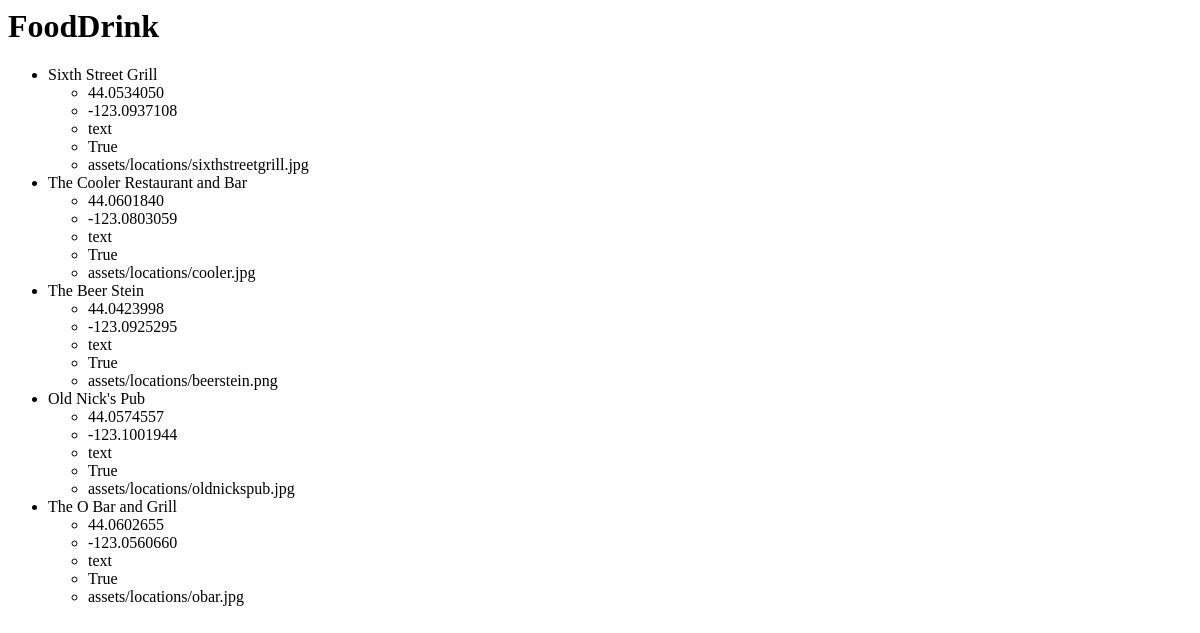
The page /dwtn/2/ on the database as committed earlier.
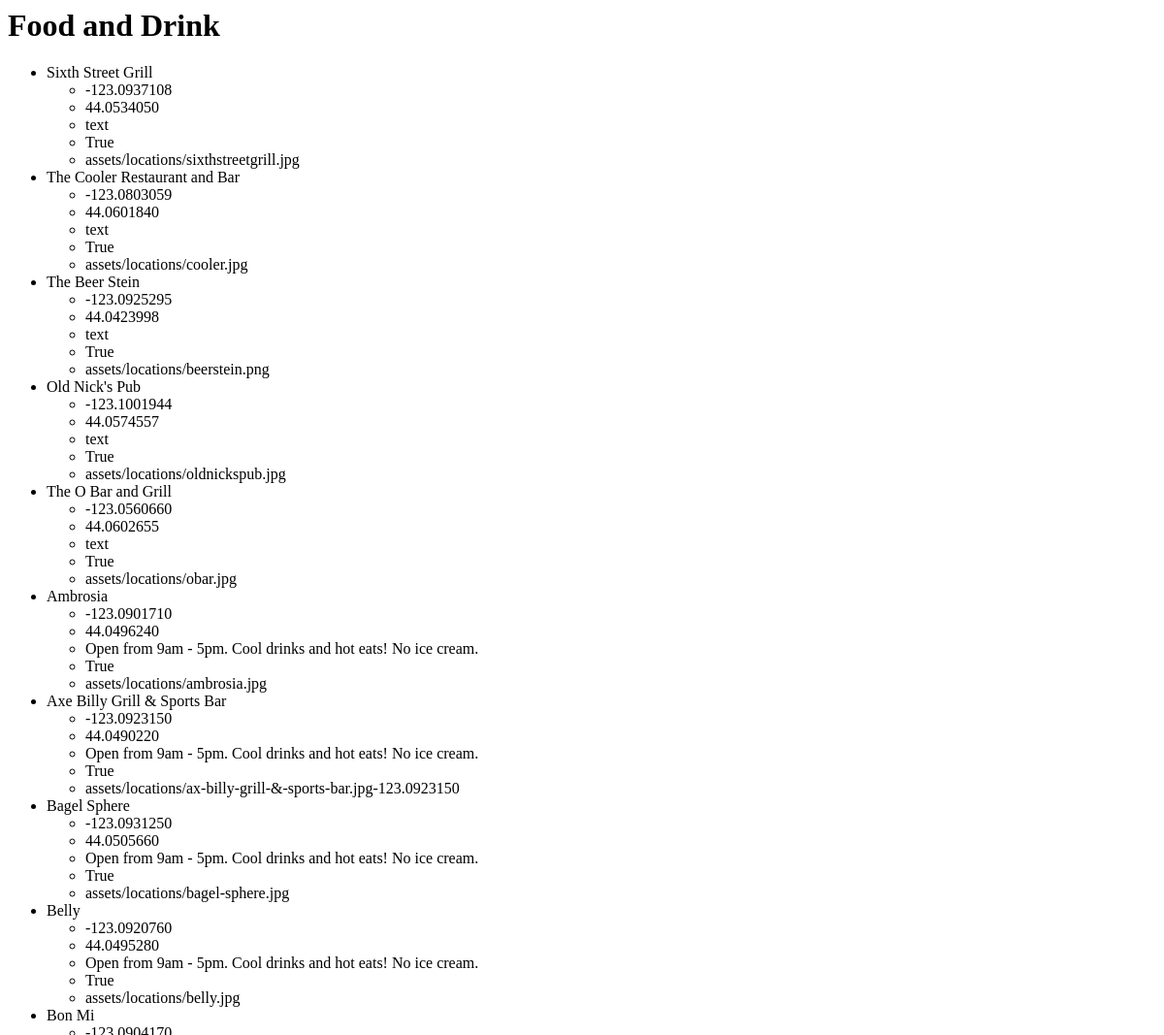
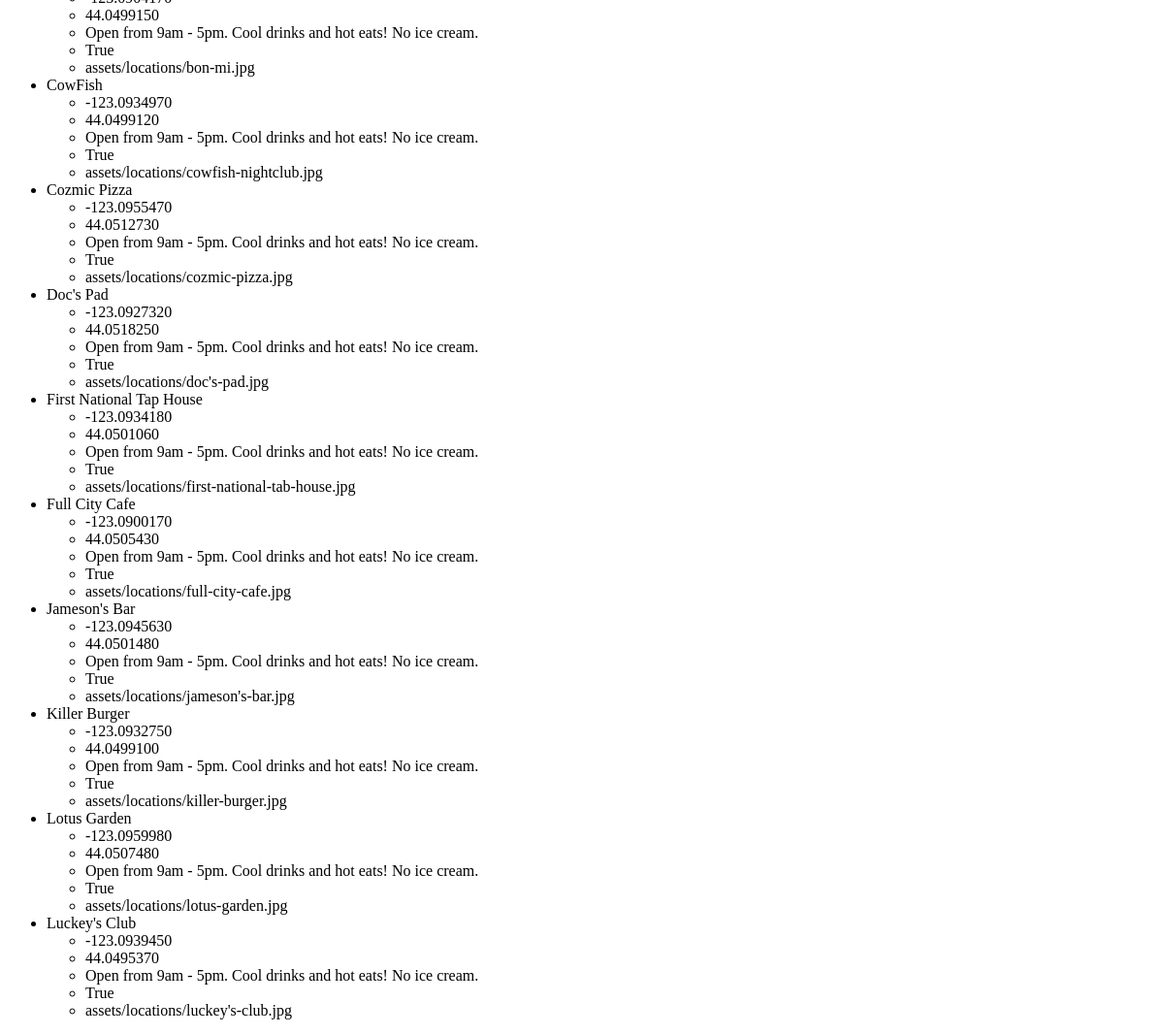
The same page on the database as committed later (2 pictures, top to bottom).
### dwtn/models.py (models this page shows, shortened)
class Category(models.Model):
    category_name = models.CharField(max_length=200)
    pin = models.CharField(max_length=200)
    color = models.CharField(max_length=8)

class Location(models.Model):
    location_name = models.CharField(max_length=200)
    lon = models.DecimalField(max_digits=10, decimal_places=7)      # excessive, eh?
    lat = models.DecimalField(max_digits=10, decimal_places=7)
    image = models.CharField(max_length=300)                        # possibly excessive too
    state = models.BooleanField()
    details = models.CharField(max_length=500)
    category = models.ForeignKey(Category, on_delete=models.CASCADE)   #what does the on_delete call do here?

### dwtn/views.py (the view)
# urls.py: url(r'^(?P<category_id>[0-9]+)/$', views.detail, name='detail'),
def detail(request, category_id):
    category = get_object_or_404(Category, pk=category_id)
    return render(request, 'dwtn/detail.html', {'category':category})

### dwtn/templates/dwtn/detail.html
<h1>{{category.category_name}}</h1>
<ul>
{% for location in category.location_set.all %}
    <li>{{ location.location_name }}</li>
    <ul>
        <li>{{ location.lon }}</li>
        <li>{{ location.lat }}</li>
        <li>{{ location.details }}</li>
        <li>{{ location.state }}</li>
        <li>{{ location.image }}</li>
    </ul>
{% endfor %}
</ul>

Rows that differ between the two databases and show on the page:
changed Category: category_name "FoodDrink" → "Food and Drink"
changed Location "Sixth Street Grill": lon "44.0534050" → "-123.0937108"; lat "-123.0937108" → "44.0534050"
changed Location "The Cooler Restaurant and Bar": lon "44.0601840" → "-123.0803059"; lat "-123.0803059" → "44.0601840"
changed Location "The Beer Stein": lon "44.0423998" → "-123.0925295"; lat "-123.0925295" → "44.0423998"
changed Location "Old Nick's Pub": lon "44.0574557" → "-123.1001944"; lat "-123.1001944" → "44.0574557"
changed Location "The O Bar and Grill": lon "44.0602655" → "-123.0560660"; lat "-123.0560660" → "44.0602655"
added Location: location_name "Ambrosia", lon "-123.0901710", lat "44.0496240", details "Open from 9am - 5pm. Cool drinks and hot eats! No ice cream.", state "True", image "assets/locations/ambrosia.jpg"
added Location: location_name "Axe Billy Grill & Sports Bar", lon "-123.0923150", lat "44.0490220", details "Open from 9am - 5pm. Cool drinks and hot eats! No ice cream.", state "True", image "assets/locations/ax-billy-grill-&-sports-bar.jpg-123.0923150"
added Location: location_name "Bagel Sphere", lon "-123.0931250", lat "44.0505660", details "Open from 9am - 5pm. Cool drinks and hot eats! No ice cream.", state "True", image "assets/locations/bagel-sphere.jpg"
added Location: location_name "Belly", lon "-123.0920760", lat "44.0495280", details "Open from 9am - 5pm. Cool drinks and hot eats! No ice cream.", state "True", image "assets/locations/belly.jpg"
added Location: location_name "Bon Mi", lon "-123.0904170", lat "44.0499150", details "Open from 9am - 5pm. Cool drinks and hot eats! No ice cream.", state "True", image "assets/locations/bon-mi.jpg"
added Location: location_name "CowFish", lon "-123.0934970", lat "44.0499120", details "Open from 9am - 5pm. Cool drinks and hot eats! No ice cream.", state "True", image "assets/locations/cowfish-nightclub.jpg"
added Location: location_name "Cozmic Pizza", lon "-123.0955470", lat "44.0512730", details "Open from 9am - 5pm. Cool drinks and hot eats! No ice cream.", state "True", image "assets/locations/cozmic-pizza.jpg"
added Location: location_name "Doc's Pad", lon "-123.0927320", lat "44.0518250", details "Open from 9am - 5pm. Cool drinks and hot eats! No ice cream.", state "True", image "assets/locations/doc's-pad.jpg"
added Location: location_name "First National Tap House", lon "-123.0934180", lat "44.0501060", details "Open from 9am - 5pm. Cool drinks and hot eats! No ice cream.", state "True", image "assets/locations/first-national-tab-house.jpg"
added Location: location_name "Full City Cafe", lon "-123.0900170", lat "44.0505430", details "Open from 9am - 5pm. Cool drinks and hot eats! No ice cream.", state "True", image "assets/locations/full-city-cafe.jpg"
added Location: location_name "Jameson's Bar", lon "-123.0945630", lat "44.0501480", details "Open from 9am - 5pm. Cool drinks and hot eats! No ice cream.", state "True", image "assets/locations/jameson's-bar.jpg"
added Location: location_name "Killer Burger", lon "-123.0932750", lat "44.0499100", details "Open from 9am - 5pm. Cool drinks and hot eats! No ice cream.", state "True", image "assets/locations/killer-burger.jpg"
added Location: location_name "Lotus Garden", lon "-123.0959980", lat "44.0507480", details "Open from 9am - 5pm. Cool drinks and hot eats! No ice cream.", state "True", image "assets/locations/lotus-garden.jpg"
added Location: location_name "Luckey's Club", lon "-123.0939450", lat "44.0495370", details "Open from 9am - 5pm. Cool drinks and hot eats! No ice cream.", state "True", image "assets/locations/luckey's-club.jpg"
